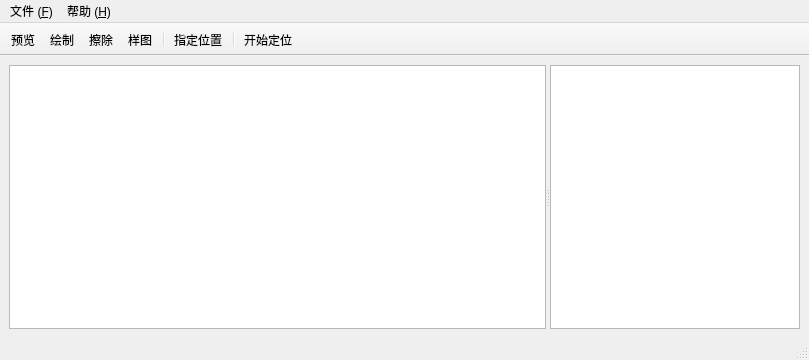
<?xml version="1.0" encoding="UTF-8"?>
<ui version="4.0">
 <class>MainWindow</class>
 <widget class="QMainWindow" name="MainWindow">
  <property name="geometry">
   <rect>
    <x>0</x>
    <y>0</y>
    <width>809</width>
    <height>360</height>
   </rect>
  </property>
  <property name="windowTitle">
   <string>MainWindow</string>
  </property>
  <property name="documentMode">
   <bool>false</bool>
  </property>
  <widget class="QWidget" name="centralwidget">
   <layout class="QVBoxLayout" name="verticalLayout">
    <item>
     <widget class="QSplitter" name="splitter">
      <property name="orientation">
       <enum>Qt::Horizontal</enum>
      </property>
      <widget class="FloorView" name="graphicsView"/>
      <widget class="QTextEdit" name="textEdit">
       <property name="sizePolicy">
        <sizepolicy hsizetype="Expanding" vsizetype="Expanding">
         <horstretch>0</horstretch>
         <verstretch>0</verstretch>
        </sizepolicy>
       </property>
       <property name="maximumSize">
        <size>
         <width>250</width>
         <height>16777215</height>
        </size>
       </property>
      </widget>
     </widget>
    </item>
   </layout>
  </widget>
  <widget class="QMenuBar" name="menubar">
   <property name="geometry">
    <rect>
     <x>0</x>
     <y>0</y>
     <width>809</width>
     <height>21</height>
    </rect>
   </property>
   <widget class="QMenu" name="menu">
    <property name="title">
     <string>文件 (&amp;F)</string>
    </property>
    <addaction name="action_Json"/>
    <addaction name="action_Json_2"/>
    <addaction name="action_A"/>
    <addaction name="action_Q"/>
    <addaction name="separator"/>
    <addaction name="action_X"/>
   </widget>
   <widget class="QMenu" name="menu_2">
    <property name="title">
     <string>帮助 (&amp;H)</string>
    </property>
    <addaction name="action_M"/>
    <addaction name="action_A_2"/>
   </widget>
   <addaction name="menu"/>
   <addaction name="menu_2"/>
  </widget>
  <widget class="QToolBar" name="toolBar">
   <property name="windowTitle">
    <string>toolBar</string>
   </property>
   <property name="movable">
    <bool>false</bool>
   </property>
   <property name="floatable">
    <bool>false</bool>
   </property>
   <attribute name="toolBarArea">
    <enum>TopToolBarArea</enum>
   </attribute>
   <attribute name="toolBarBreak">
    <bool>false</bool>
   </attribute>
   <addaction name="action_4"/>
   <addaction name="action_2"/>
   <addaction name="action_3"/>
   <addaction name="action_5"/>
   <addaction name="separator"/>
   <addaction name="action"/>
   <addaction name="separator"/>
   <addaction name="action_start"/>
  </widget>
  <widget class="QStatusBar" name="statusBar"/>
  <action name="action_Json">
   <property name="text">
    <string>打开 (&amp;O)</string>
   </property>
   <property name="shortcut">
    <string>Ctrl+O</string>
   </property>
  </action>
  <action name="action_Json_2">
   <property name="text">
    <string>保存  (&amp;S)</string>
   </property>
   <property name="shortcut">
    <string>Ctrl+S</string>
   </property>
  </action>
  <action name="action_A">
   <property name="text">
    <string>另存为 (&amp;A)</string>
   </property>
   <property name="shortcut">
    <string>Ctrl+Shift+S</string>
   </property>
  </action>
  <action name="action_Q">
   <property name="text">
    <string>关闭 (&amp;Q)</string>
   </property>
   <property name="shortcut">
    <string>Ctrl+Q</string>
   </property>
  </action>
  <action name="action_X">
   <property name="text">
    <string>退出 (&amp;X)</string>
   </property>
   <property name="shortcut">
    <string>Ctrl+W</string>
   </property>
  </action>
  <action name="action_M">
   <property name="text">
    <string>使用说明 (&amp;M)</string>
   </property>
   <property name="shortcut">
    <string>Ctrl+M</string>
   </property>
  </action>
  <action name="action_A_2">
   <property name="text">
    <string>关于 (&amp;A)</string>
   </property>
   <property name="shortcut">
    <string>Ctrl+Shift+A</string>
   </property>
  </action>
  <action name="action_start">
   <property name="checkable">
    <bool>true</bool>
   </property>
   <property name="text">
    <string>开始定位</string>
   </property>
   <property name="toolTip">
    <string>连接移动设备开始定位算法</string>
   </property>
   <property name="shortcut">
    <string>Alt+`</string>
   </property>
  </action>
  <action name="action_2">
   <property name="checkable">
    <bool>true</bool>
   </property>
   <property name="text">
    <string>绘制</string>
   </property>
   <property name="toolTip">
    <string>绘制地图</string>
   </property>
   <property name="shortcut">
    <string>Alt+2</string>
   </property>
  </action>
  <action name="action_4">
   <property name="checkable">
    <bool>true</bool>
   </property>
   <property name="text">
    <string>预览</string>
   </property>
   <property name="toolTip">
    <string>可以移动缩放地图</string>
   </property>
   <property name="shortcut">
    <string>Alt+1</string>
   </property>
  </action>
  <action name="action_3">
   <property name="checkable">
    <bool>true</bool>
   </property>
   <property name="text">
    <string>擦除</string>
   </property>
   <property name="toolTip">
    <string>擦除选中的地图物件</string>
   </property>
   <property name="shortcut">
    <string>Alt+3</string>
   </property>
  </action>
  <action name="action">
   <property name="text">
    <string>指定位置</string>
   </property>
   <property name="shortcut">
    <string>Space</string>
   </property>
  </action>
  <action name="action_5">
   <property name="checkable">
    <bool>true</bool>
   </property>
   <property name="text">
    <string>样图</string>
   </property>
   <property name="toolTip">
    <string>载入并调整样图位置</string>
   </property>
   <property name="shortcut">
    <string>Alt+4</string>
   </property>
  </action>
 </widget>
 <customwidgets>
  <customwidget>
   <class>FloorView</class>
   <extends>QGraphicsView</extends>
   <header>floorview.h</header>
  </customwidget>
 </customwidgets>
 <resources/>
 <connections/>
</ui>
